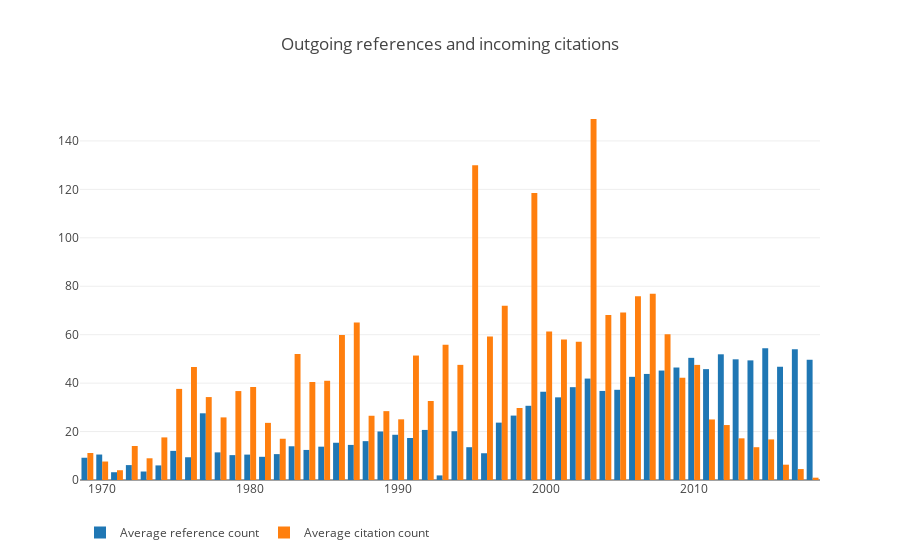

Source (notebook cell):
### Code cell
ref = pd.merge(left=ijhcs_ref, right=ijhcs, left_on='citingid', right_on='paperid', suffixes=('_ref','_ijhcs'), how='right')
ref = ref.groupby(['year_ijhcs', 'paperid_ijhcs']).count().reset_index()\
         .groupby('year_ijhcs')[['paperid_ref']].mean()

cite = pd.merge(left=ijhcs_cite, right=ijhcs, left_on='citedid', right_on='paperid', suffixes=('_cite','_ijhcs'), how='right')
cite = cite.groupby(['year_ijhcs', 'paperid_ijhcs']).count().reset_index()\
           .groupby('year_ijhcs')[['paperid_cite']].mean()

trace0 = go.Bar(x=ref.index,
                y=ref['paperid_ref'],
                name='Average reference count')

trace1 = go.Bar(x=cite.index,
                y=cite['paperid_cite'],
               name='Average citation count')

layout = go.Layout(title='Outgoing references and incoming citations',
                   legend=dict(orientation='h'))

fig = go.Figure(data=[trace0,trace1], layout=layout)
plotly.offline.iplot(fig)
pio.write_image(fig, 'reports/images/ijhcs_refcite.png')

### Figure 1 — Plotly figure (JSON) as saved in the notebook; plotly's stock layout.template omitted (floating-point values rounded to 4 significant figures)
{"data": [{"name": "Average reference count", "type": "bar", "uid": "a338e005-223d-448d-8dd8-74fdd52ac67b", "x": [1969, 1970, 1971, 1972, 1973, 1974, 1975, 1976, 1977, 1978, 1979, 1980, 1981, 1982, 1983, 1984, 1985, 1986, 1987, 1988, 1989, 1990, 1991, 1992, 1993, 1994, 1995, 1996, 1997, 1998, 1999, 2000, 2001, 2002, 2003, 2004, 2005, 2006, 2007, 2008, 2009, 2010, 2011, 2012, 2013, 2014, 2015, 2016, 2017, 2018], "y": [9.192, 10.52, 3.207, 6.154, 3.5, 6.023, 12.03, 9.392, 27.54, 11.4, 10.28, 10.49, 9.574, 10.69, 13.92, 12.42, 13.76, 15.38, 14.49, 16.04, 20.03, 18.68, 17.34, 20.68, 1.89, 20.13, 13.54, 11.04, 23.69, 26.59, 30.64, 36.44, 34.13, 38.33, 41.88, 36.78, 37.25, 42.6, 43.8, 45.19, 46.45, 50.44, 45.78, 51.9, 49.83, 49.39, 54.36, 46.76, 53.99, 49.65]}, {"name": "Average citation count", "type": "bar", "uid": "b645eadc-d4c8-48d8-9607-4180768f6d76", "x": [1969, 1970, 1971, 1972, 1973, 1974, 1975, 1976, 1977, 1978, 1979, 1980, 1981, 1982, 1983, 1984, 1985, 1986, 1987, 1988, 1989, 1990, 1991, 1992, 1993, 1994, 1995, 1996, 1997, 1998, 1999, 2000, 2001, 2002, 2003, 2004, 2005, 2006, 2007, 2008, 2009, 2010, 2011, 2012, 2013, 2014, 2015, 2016, 2017, 2018], "y": [11.15, 7.63, 4.034, 14.05, 8.969, 17.59, 37.62, 46.67, 34.24, 25.85, 36.73, 38.41, 23.59, 17.03, 52.03, 40.46, 40.97, 59.86, 65.01, 26.53, 28.43, 25.05, 51.39, 32.63, 55.87, 47.54, 130, 59.25, 71.96, 29.74, 118.5, 61.31, 58.05, 57.06, 149.1, 68.15, 69.18, 75.88, 76.9, 60.19, 42.22, 47.53, 25, 22.69, 17.2, 13.55, 16.76, 6.324, 4.515, 0.9574]}], "layout": {"legend": {"orientation": "h"}, "title": {"text": "Outgoing references and incoming citations"}}}
